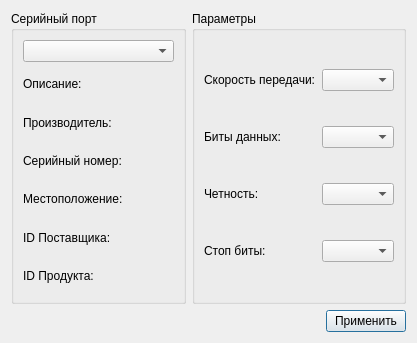
<?xml version="1.0" encoding="UTF-8"?>
<ui version="4.0">
 <class>SettingsDialog</class>
 <widget class="QDialog" name="SettingsDialog">
  <property name="geometry">
   <rect>
    <x>0</x>
    <y>0</y>
    <width>417</width>
    <height>343</height>
   </rect>
  </property>
  <property name="windowTitle">
   <string>Settings</string>
  </property>
  <layout class="QGridLayout" name="gridLayout_3">
   <item row="0" column="0">
    <widget class="QGroupBox" name="selectBox">
     <property name="title">
      <string>Серийный порт</string>
     </property>
     <layout class="QGridLayout" name="gridLayout">
      <item row="0" column="0">
       <widget class="QComboBox" name="serialPortInfoListBox"/>
      </item>
      <item row="1" column="0">
       <widget class="QLabel" name="descriptionLabel">
        <property name="text">
         <string>Описание:</string>
        </property>
       </widget>
      </item>
      <item row="2" column="0">
       <widget class="QLabel" name="manufacturerLabel">
        <property name="text">
         <string>Производитель:</string>
        </property>
       </widget>
      </item>
      <item row="3" column="0">
       <widget class="QLabel" name="serialNumberLabel">
        <property name="text">
         <string>Серийный номер:</string>
        </property>
       </widget>
      </item>
      <item row="4" column="0">
       <widget class="QLabel" name="locationLabel">
        <property name="text">
         <string>Местоположение:</string>
        </property>
       </widget>
      </item>
      <item row="5" column="0">
       <widget class="QLabel" name="vidLabel">
        <property name="text">
         <string>ID Поставщика:</string>
        </property>
       </widget>
      </item>
      <item row="6" column="0">
       <widget class="QLabel" name="pidLabel">
        <property name="text">
         <string>ID Продукта:</string>
        </property>
       </widget>
      </item>
     </layout>
    </widget>
   </item>
   <item row="0" column="1">
    <widget class="QGroupBox" name="parametersBox">
     <property name="title">
      <string>Параметры</string>
     </property>
     <layout class="QGridLayout" name="gridLayout_2">
      <item row="0" column="0">
       <widget class="QLabel" name="baudRateLabel">
        <property name="text">
         <string>Скорость передачи:</string>
        </property>
       </widget>
      </item>
      <item row="1" column="0">
       <widget class="QLabel" name="dataBitsLabel">
        <property name="text">
         <string>Биты данных:</string>
        </property>
       </widget>
      </item>
      <item row="1" column="1">
       <widget class="QComboBox" name="dataBitsBox"/>
      </item>
      <item row="0" column="1">
       <widget class="QComboBox" name="baudRateBox"/>
      </item>
      <item row="2" column="1">
       <widget class="QComboBox" name="parityBox"/>
      </item>
      <item row="3" column="1">
       <widget class="QComboBox" name="stopBitsBox"/>
      </item>
      <item row="3" column="0">
       <widget class="QLabel" name="stopBitsLabel">
        <property name="text">
         <string>Стоп биты:</string>
        </property>
       </widget>
      </item>
      <item row="2" column="0">
       <widget class="QLabel" name="parityLabel">
        <property name="text">
         <string>Четность:</string>
        </property>
       </widget>
      </item>
     </layout>
    </widget>
   </item>
   <item row="1" column="0" colspan="2">
    <layout class="QHBoxLayout" name="horizontalLayout">
     <item>
      <spacer name="horizontalSpacer">
       <property name="orientation">
        <enum>Qt::Horizontal</enum>
       </property>
       <property name="sizeHint" stdset="0">
        <size>
         <width>96</width>
         <height>20</height>
        </size>
       </property>
      </spacer>
     </item>
     <item>
      <widget class="QPushButton" name="applyButton">
       <property name="text">
        <string>Применить</string>
       </property>
      </widget>
     </item>
    </layout>
   </item>
  </layout>
 </widget>
 <resources/>
 <connections/>
</ui>
